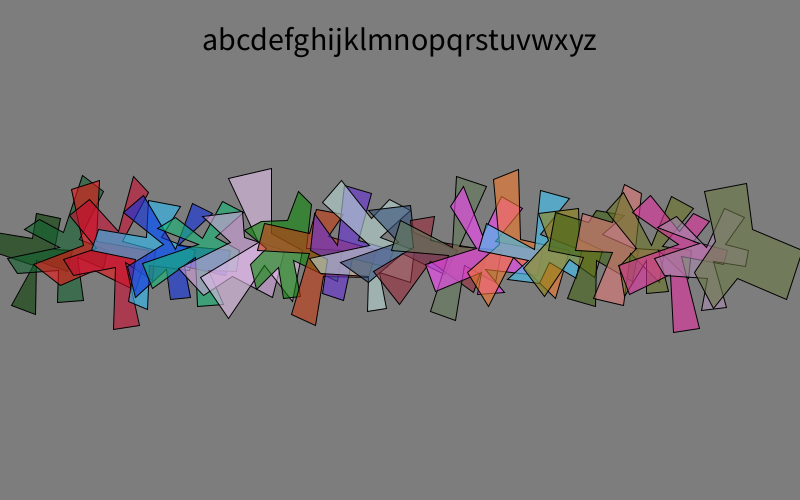
Frame 1 (no input)
Frame 60 (the mouse pressed at the canvas centre just before this capture): identical to frame 1, image omitted
Frame 120 (the mouse held since frame 60 and released just before this capture): identical to frame 1, image omitted

The Processing sketch that drew this single still picture (run headless with seeded random() and noise(); from frame 60 on, the mouse is pressed at the canvas centre):

// Processing sketch: letterGenerator
// ── letterGenerator.pde
/*

 Letter generator
 David Gail Smith
 July 2019
 
 */

boolean allOverMode = false;
Letter[] alphabet = new Letter[26];
PVector[] allOverCoords = new PVector[26];
float letterSize;
String word = "abcdefghijklmnopqrstuvwxyz";

void setup() {
  size(800, 500);
  background(175);
  letterSize = height/5;
  makeAlphabet();
}

void draw() {
  background(125);
  if (!allOverMode) {
    displayWord(word);
  } else {
    for (int i = 0; i < 26; i ++) {
      alphabet[i].display(allOverCoords[i].x, allOverCoords[i].y);
    }
  }
}

void makeAlphabet() {
  for (int i = 0; i < 26; i ++) {
    alphabet[i] = new Letter(0, height/2, letterSize);
  }
}

void displayWord(String w) {
  for (int i = 0; i < w.length(); i ++) {
    alphabet[int(w.charAt(i))-97].display((width/(w.length()+2)) * i + (width/(w.length())*1.2), 0);
  }
  textAlign(CENTER);
  textSize(32);
  fill(0);
  text(w, width/2, 50);
}

void rerackCoords() {
  for (int i = 0; i < 26; i ++) {
    allOverCoords[i] = new PVector(random(width), random(height/2));
  }
}

void keyPressed() {
  if (key == 'a') {
    allOverMode = !allOverMode;
    rerackCoords();
  } else {
    word = "";
    int len = int(random(13)) + 7;
    for (int i = 0; i < len; i ++) {
      word = word + char(int((random(26) + 97)));
    }
    rerackCoords();
  }
}

// ── Letter.pde
class Letter {
  PVector position;
  float size;
  int nPoints;
  ArrayList<PVector> verticies = new ArrayList<PVector>();
  PShape form;
  
  Letter(float x, float y, float s) {
    position = new PVector(x, y);
    size = s;
    nPoints = int(random(9)) + 9;
    while (nPoints % 3 != 0) {
      nPoints = int(random(9)) + 9;
    }
    verticies = this.generateVerticies();
    form = buildForm();
  }
  
  ArrayList<PVector> generateVerticies() {
    int nSectors = int(360 / this.nPoints);
    ArrayList<PVector> newVertList = new ArrayList<PVector>();
    for (int i = 0; i < this.nPoints; i = i + 3) {
      float outerRadX = random(this.size/3) + (this.size/3);
      float outerRadY = random(this.size/2) + (this.size/3);
      float innerRadX = random(this.size/4);
      float innerRadY = random(this.size/3);
      newVertList.add(new PVector(this.position.x + (cos(radians(i * nSectors)) * outerRadX), 
                                  this.position.y + (sin(radians(i * nSectors)) * outerRadY)));
      newVertList.add(new PVector(this.position.x + (cos(radians((i+1) * nSectors)) * outerRadX), 
                                  this.position.y + (sin(radians((i+1) * nSectors)) * outerRadY)));
      newVertList.add(new PVector(this.position.x + (cos(radians((i+2) * nSectors)) * innerRadX), 
                                  this.position.y + (sin(radians((i+2) * nSectors)) * innerRadY)));
    }
    return newVertList;
  }
  
  PShape buildForm() {
    PShape p;
    p = createShape();
    p.beginShape();
    p.fill(random(255), random(255), random(255), 150);
    p.stroke(0);
    for (PVector n: this.verticies) {
      p.vertex(n.x, n.y);
    }
    p.endShape(CLOSE);
    return p;
  }
  
  void display(float x, float y) {
    shape(this.form, x ,y);
  }
}
